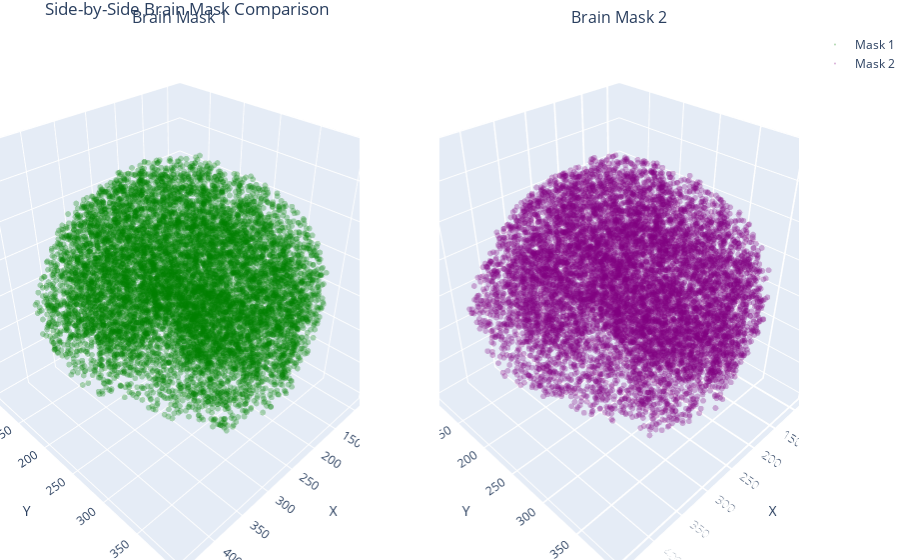

Here is the notebook cell this chart was saved with:
### Code cell
plot_two_brain_masks_separately(
    paths_dict['brain_mask_combined'],
    paths_dict['aligned_brain'],
)

### Figure 1 — Plotly figure (JSON) as saved in the notebook; plotly's stock layout.template omitted (floating-point values rounded to 4 significant figures; data arrays with more than 128 entries replaced by an {"elided": "..."} marker saying what was removed)
{"data": [{"marker": {"color": "green", "opacity": 0.3, "size": 2}, "mode": "markers", "name": "Mask 1", "scene": "scene", "type": "scatter3d", "x": {"elided": "10000 int values"}, "y": {"elided": "10000 int values"}, "z": {"elided": "10000 int values"}}, {"marker": {"color": "purple", "opacity": 0.3, "size": 2}, "mode": "markers", "name": "Mask 2", "scene": "scene2", "type": "scatter3d", "x": {"elided": "10000 int values"}, "y": {"elided": "10000 int values"}, "z": {"elided": "10000 int values"}}], "layout": {"annotations": [{"font": {"size": 16}, "showarrow": false, "text": "Brain Mask 1", "x": 0.225, "xanchor": "center", "xref": "paper", "y": 1, "yanchor": "bottom", "yref": "paper"}, {"font": {"size": 16}, "showarrow": false, "text": "Brain Mask 2", "x": 0.775, "xanchor": "center", "xref": "paper", "y": 1, "yanchor": "bottom", "yref": "paper"}], "margin": {"b": 0, "l": 0, "r": 0, "t": 30}, "scene": {"domain": {"x": [0, 0.45], "y": [0, 1]}, "xaxis": {"title": {"text": "X"}}, "yaxis": {"title": {"text": "Y"}}, "zaxis": {"title": {"text": "Z"}}}, "scene2": {"domain": {"x": [0.55, 1], "y": [0, 1]}, "xaxis": {"title": {"text": "X"}}, "yaxis": {"title": {"text": "Y"}}, "zaxis": {"title": {"text": "Z"}}}, "title": {"text": "Side-by-Side Brain Mask Comparison"}}}
